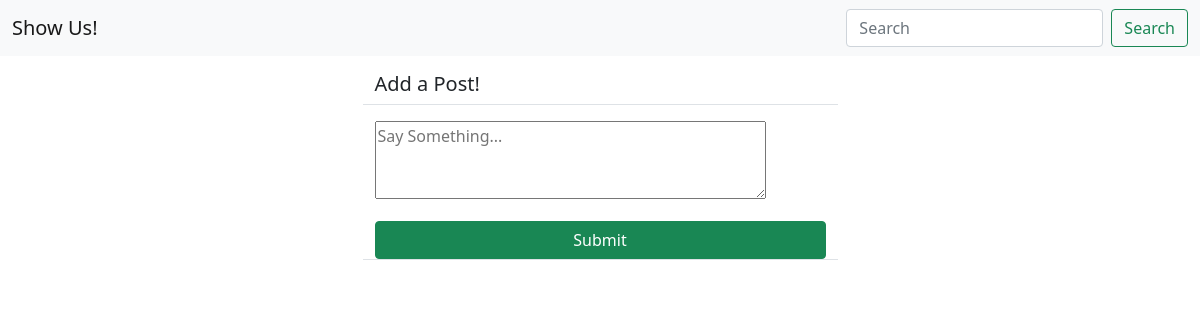
/show/, run on an earlier commit of the app's database.
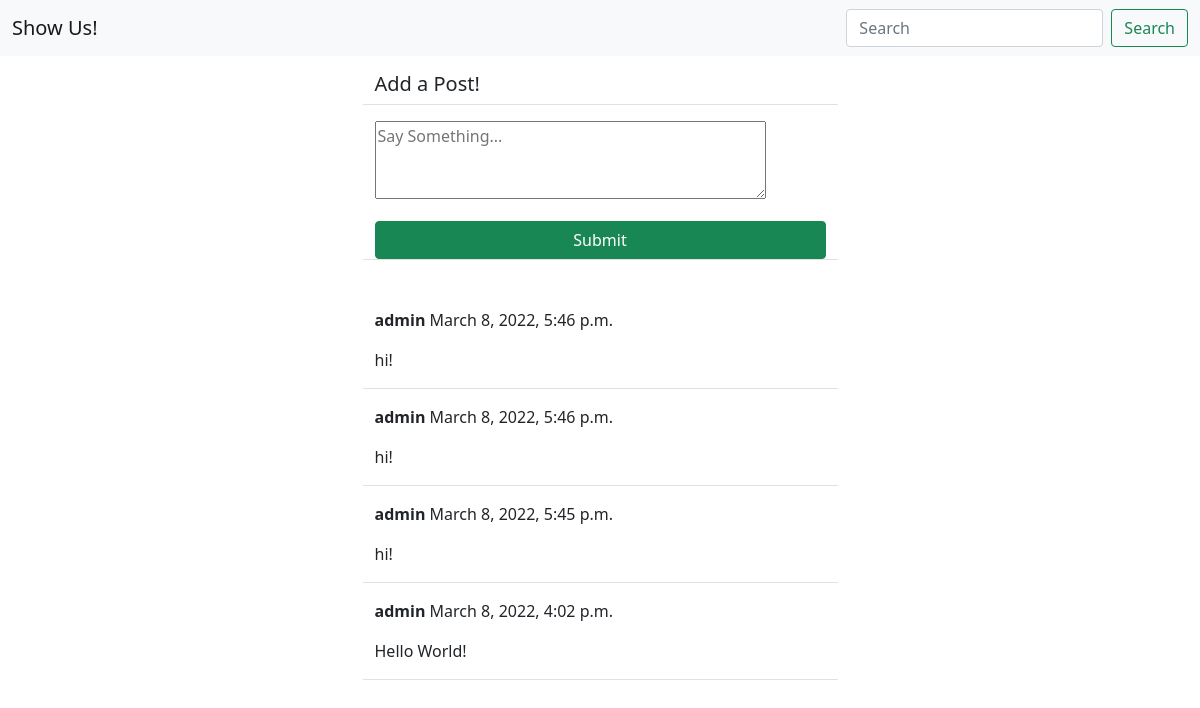
And on a later commit of the database.
### show/models.py (models this page shows)
class Post(models.Model):
    body = models.TextField()
    created_on = models.DateTimeField(default=timezone.now)
    author = models.ForeignKey(User, on_delete=models.CASCADE)

### show/views.py (the view, shortened to what this page needs)
# urls.py: path('', PostListView.as_view(), name='post-list'),
class PostListView(View):
    def get(self, request, *args, **kwargs):
        posts = Post.objects.all().order_by('-created_on')
        form = PostForm()
        context = {
            'post_list': posts,
            'form': form,
        }
        return render(request, 'show/post_list.html', context)

### show/forms.py
class PostForm(forms.ModelForm):
    body = forms.CharField(
        label='',
        widget=forms.Textarea(attrs={
            'rows': '3',
            'placeholder': 'Say Something...'
        })
    )
    class Meta:
        model = Post
        fields = ['body']

### show/templates/show/post_list.html (shortened to what this page needs)
{% extends 'landing/base.html' %}
{% block content %}
<div class="container">
    <div class="row justify-content-center mt-3">
        <div class="col-md-5 col-sm-12 border-bottom">
            <h5>Add a Post!</h5>
        </div>
    </div>
    <div class="row justify-content-center mt-3 mb-5">
        <div class="col-md-5 col-sm-12 border-bottom">
            <form method="POST">
                {{ form }}
                <div class="d-grid gap-2">
                    <button class="btn btn-success mt-3">Submit</button>
                </div>
            </form>
        </div>
    </div>
    {% for post in post_list %}
    <div class="row justify-content-center mt-3">
        <div class="col-md-5 col-sm-12 border-bottom position-relative">
            <p><strong>{{ post.author }}</strong> {{ post.created_on }}</p>
            <p>{{ post.body }}</p>
        </div>
    </div>
    {% endfor %}
</div>
{% endblock content %}

### landing/templates/landing/base.html (shortened to what this page needs)
<!doctype html>
<html lang="en">
  <head>
    <link href="https://cdn.jsdelivr.net/npm/bootstrap@5.1.3/dist/css/bootstrap.min.css" rel="stylesheet">
  </head>
  <body>
    {% include 'landing/navbar.html' %}
    {% block content %}
    {% endblock content %}
  </body>
</html>

### landing/templates/landing/navbar.html (shortened to what this page needs)
<nav class="navbar navbar-expand-lg navbar-light bg-light">
  <div class="container-fluid">
    <a class="navbar-brand"
    {% if user.is_authenticated %}
    href="{% url 'post-list' %}"
    {% else %}
    href="{% url 'home' %}"
    {% endif %}
    >Show Us!</a>
    <form class="d-flex">
      <input class="form-control me-2" type="search" placeholder="Search" aria-label="Search">
      <button class="btn btn-outline-success" type="submit">Search</button>
    </form>
  </div>
</nav>

What changed in the data, as far as the page shows it:
added Post: author "admin", created_on "March 8, 2022, 5:46 p.m.", body "hi!"
added Post: author "admin", created_on "March 8, 2022, 5:46 p.m.", body "hi!"
added Post: author "admin", created_on "March 8, 2022, 5:45 p.m.", body "hi!"
added Post: author "admin", created_on "March 8, 2022, 4:02 p.m.", body "Hello World!"
